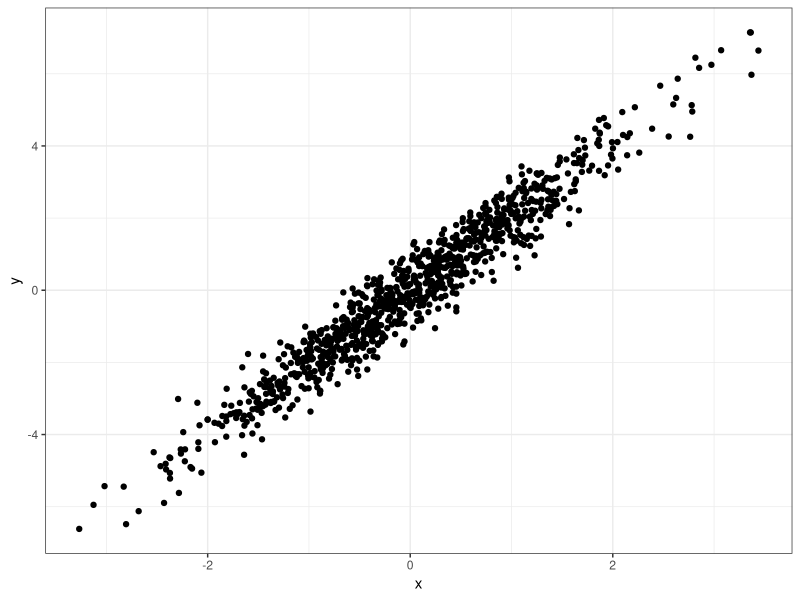

Here is the R script that generated this plot:
# Ví dụ sử dụng RStudio

# Tải thư viện
library(tidyverse)

# Tạo dữ liệu giả định
x = rnorm(1000, 0, 1)
y = x*2 + rnorm(1000, 0, 0.5)

df <- tibble(x = x, y = y)

ggplot(data = df, aes(x = x, y = y)) +
  geom_point() +
  theme_bw()
